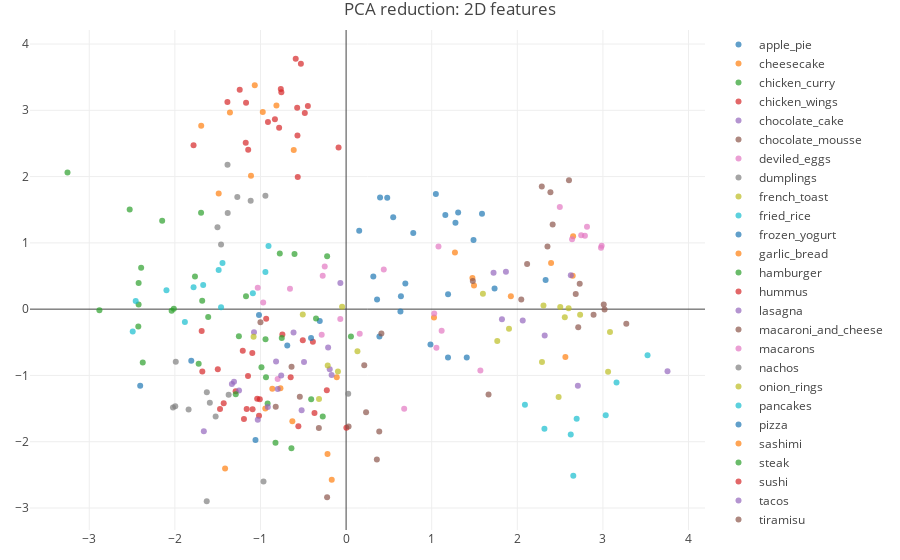

Write notebook code for a chart like this one.
### Code cell
traces=[]

for n in range(0,number_of_recipe_categories):
    df_category=df_PCA_2D[(df_PCA_2D.category_indices==n)]
    point_name=str(df_category.labels[df_category.index[0]])
    trace = go.Scatter(
    x=df_category['pca-1'],
    y=df_category['pca-2'],
    mode='markers',
    marker=dict(
        colorscale='Viridis',
        opacity=0.7,
        line=dict(color='rgb(140, 140, 170)')
    ),
    name=point_name,
    text=df_category['text_names'],
    )

    traces.append(trace)

layout = go.Layout(
    title='PCA reduction: 2D features',
    hovermode='closest',
    margin=dict(
       l=30,
       r=30,
       b=30,
       t=30
    ),
      scene = dict(
        xaxis = dict(
            title='pca-1',
       ),
       yaxis = dict(
           title='pca-2',
       ),
    ),
 
)

fig = go.Figure(data=traces, layout=layout)
iplot(fig)

### Figure 1 — Plotly figure (JSON) as saved in the notebook; plotly's stock layout.template omitted (floating-point values rounded to 4 significant figures)
{"data": [{"marker": {"colorscale": "Viridis", "line": {"color": "rgb(140, 140, 170)"}, "opacity": 0.7}, "mode": "markers", "name": "apple_pie", "text": ["10.txt", "11.txt", "12.txt", "14.txt", "15.txt", "2.txt", "4.txt", "5.txt", "6.txt", "7.txt", "8.txt", "9.txt"], "type": "scatter", "uid": "da1a439a-6646-490e-af5f-e429e87e0103", "x": [0.9855, 0.7844, 1.19, 1.489, 0.6402, 2.331, 1.191, 1.409, 0.3615, 0.692, 0.6347, 0.3178], "y": [-0.5335, 1.151, -0.7291, 1.045, 0.1955, 0.438, 0.2234, -0.7287, 0.1463, 0.3885, -0.03363, 0.492]}, {"marker": {"colorscale": "Viridis", "line": {"color": "rgb(140, 140, 170)"}, "opacity": 0.7}, "mode": "markers", "name": "cheesecake", "text": ["1.txt", "10.txt", "11.txt", "2.txt", "3.txt", "5.txt", "7.txt", "8.txt", "9.txt"], "type": "scatter", "uid": "a2c85bcb-f968-4e50-9b83-4f244943fe0a", "x": [1.475, 1.027, 1.271, 2.562, 1.925, 2.647, 1.494, 2.395, 2.652], "y": [0.4704, -0.1247, 0.853, -0.7203, 0.193, 0.5045, 0.357, 0.6973, 1.098]}, {"marker": {"colorscale": "Viridis", "line": {"color": "rgb(140, 140, 170)"}, "opacity": 0.7}, "mode": "markers", "name": "chicken_curry", "text": ["1.txt", "2.txt", "4.txt", "5.txt", "6.txt", "7.txt", "8.txt"], "type": "scatter", "uid": "a9d22a5c-62f1-429b-a3da-59438dea3586", "x": [-2.427, -2.424, -2.882, -2.423, -2.012, -1.681, -2.375], "y": [-0.2629, 0.0689, -0.01578, 0.3942, 0.004245, 0.1266, -0.8035]}, {"marker": {"colorscale": "Viridis", "line": {"color": "rgb(140, 140, 170)"}, "opacity": 0.7}, "mode": "markers", "name": "chicken_wings", "text": ["1.txt", "10.txt", "11.txt", "12.txt", "15.txt", "16.txt", "17.txt", "2.txt", "3.txt", "4.txt", "5.txt", "7.txt", "8.txt", "9.txt"], "type": "scatter", "uid": "8e914e80-7cf5-4f70-ba9d-6891af8a3129", "x": [-0.5576, -1.193, -0.388, -1.039, -0.7445, -0.9336, -1.43, -1.017, -1.162, -1.68, -0.506, -1.499, -1.29, -1.146], "y": [-1.765, -1.658, -0.4899, -1.352, -0.3809, -0.1443, -1.419, -1.608, -1.508, -0.9396, -0.4704, -0.9051, -1.24, -1.01]}, {"marker": {"colorscale": "Viridis", "line": {"color": "rgb(140, 140, 170)"}, "opacity": 0.7}, "mode": "markers", "name": "chocolate_cake", "text": ["1.txt", "10.txt", "2.txt", "4.txt", "5.txt", "6.txt", "7.txt", "8.txt"], "type": "scatter", "uid": "bf7737cd-9165-4e43-961d-19bed40fcad9", "x": [1.867, 2.32, 1.821, 1.722, 2.625, 3.754, 2.707, 2.063], "y": [0.5661, -0.3961, -0.1524, 0.5483, 0.511, -0.9375, -1.154, -0.1704]}, {"marker": {"colorscale": "Viridis", "line": {"color": "rgb(140, 140, 170)"}, "opacity": 0.7}, "mode": "markers", "name": "chocolate_mousse", "text": ["1.txt", "2.txt", "3.txt", "4.txt", "5.txt", "6.txt", "8.txt", "9.txt"], "type": "scatter", "uid": "da1f048b-aa6f-4482-9f74-f1bfe113413c", "x": [1.48, 2.413, 2.387, 1.664, 2.603, 2.046, 2.729, 2.286], "y": [0.4242, 1.276, 1.763, -1.288, 1.945, 0.1464, 0.3815, 1.851]}, {"marker": {"colorscale": "Viridis", "line": {"color": "rgb(140, 140, 170)"}, "opacity": 0.7}, "mode": "markers", "name": "deviled_eggs", "text": ["1.txt", "2.txt", "3.txt", "5.txt", "6.txt", "7.txt", "8.txt", "9.txt"], "type": "scatter", "uid": "48bf93f0-c61a-45e9-ade4-f1711da20e4d", "x": [-0.2497, -1.032, -0.6557, -0.7995, -0.9685, -0.2851, -0.06792, -0.2733], "y": [0.6424, 0.324, 0.3068, -1.055, 0.09855, -0.3851, -0.1488, 0.5034]}, {"marker": {"colorscale": "Viridis", "line": {"color": "rgb(140, 140, 170)"}, "opacity": 0.7}, "mode": "markers", "name": "dumplings", "text": ["1.txt", "2.txt", "3.txt", "4.txt", "5.txt", "6.txt", "8.txt", "9.txt"], "type": "scatter", "uid": "c8cc5918-e73a-460c-8b88-bccf13b77b19", "x": [0.02472, -1.271, -1.503, -0.9426, -1.383, -1.385, -1.115, -1.461], "y": [-1.277, 1.692, 1.234, 1.711, 1.452, 2.179, 1.636, 0.9771]}, {"marker": {"colorscale": "Viridis", "line": {"color": "rgb(140, 140, 170)"}, "opacity": 0.7}, "mode": "markers", "name": "french_toast", "text": ["1.txt", "10.txt", "11.txt", "12.txt", "13.txt", "2.txt", "3.txt", "4.txt", "5.txt", "6.txt", "8.txt", "9.txt"], "type": "scatter", "uid": "d124e793-012b-4cfd-afb9-0eece2561a3e", "x": [2.306, 1.766, 2.599, 2.734, 3.082, 2.482, 2.555, 2.502, 3.06, 1.598, 2.288, 1.903], "y": [0.05396, -0.4794, 0.015, -0.08458, -0.345, -1.326, -0.1205, 0.0332, -0.9426, 0.2317, -0.7961, -0.2964]}, {"marker": {"colorscale": "Viridis", "line": {"color": "rgb(140, 140, 170)"}, "opacity": 0.7}, "mode": "markers", "name": "fried_rice", "text": ["1.txt", "10.txt", "11.txt", "13.txt", "14.txt", "2.txt", "3.txt", "4.txt", "6.txt", "7.txt", "8.txt", "9.txt"], "type": "scatter", "uid": "ad0ecac5-d735-443e-9b98-069d3385cb09", "x": [-0.9426, -1.489, -1.444, -1.883, -2.098, -1.089, -1.782, -2.493, -1.67, -2.458, -1.461, -0.9065], "y": [0.5605, 0.5905, 0.6954, -0.1953, 0.2869, 0.239, 0.3299, -0.336, 0.3653, 0.1224, 0.02989, 0.9528]}, {"marker": {"colorscale": "Viridis", "line": {"color": "rgb(140, 140, 170)"}, "opacity": 0.7}, "mode": "markers", "name": "frozen_yogurt", "text": ["1.txt", "10.txt", "11.txt", "12.txt", "13.txt", "2.txt", "3.txt", "5.txt", "7.txt", "8.txt", "9.txt"], "type": "scatter", "uid": "64cbf22c-dfdc-4a88-a5b7-a5728270ce61", "x": [1.734, 1.309, 0.4804, 1.159, 1.277, 0.3967, 0.3892, 1.048, 0.5503, 0.1531, 1.587], "y": [0.3112, 1.459, 1.68, 1.422, 1.302, 1.684, -0.4135, 1.737, 1.388, 1.183, 1.44]}, {"marker": {"colorscale": "Viridis", "line": {"color": "rgb(140, 140, 170)"}, "opacity": 0.7}, "mode": "markers", "name": "garlic_bread", "text": ["1.txt", "10.txt", "2.txt", "3.txt", "5.txt", "6.txt", "7.txt", "8.txt"], "type": "scatter", "uid": "9d8df155-ae5c-4dc0-a623-3e162bc4919b", "x": [-0.1677, -0.9435, -0.1092, -0.7671, -0.2171, -0.8621, -0.6278, -1.414], "y": [-2.573, -1.5, -1.028, -1.194, -2.184, -1.202, -1.692, -2.404]}, {"marker": {"colorscale": "Viridis", "line": {"color": "rgb(140, 140, 170)"}, "opacity": 0.7}, "mode": "markers", "name": "hamburger", "text": ["1.txt", "2.txt", "3.txt", "4.txt", "5.txt", "6.txt", "7.txt", "8.txt"], "type": "scatter", "uid": "2dadaa28-5a25-4fdf-87d1-e0d80476d379", "x": [-0.8248, -0.2729, -0.9169, -0.6386, -0.936, -0.4079, -0.9888, 0.05651], "y": [-2.016, -1.62, -1.422, -2.097, -1.029, -1.359, -0.8752, -0.4131]}, {"marker": {"colorscale": "Viridis", "line": {"color": "rgb(140, 140, 170)"}, "opacity": 0.7}, "mode": "markers", "name": "hummus", "text": ["1.txt", "10.txt", "11.txt", "12.txt", "3.txt", "4.txt", "5.txt", "6.txt", "8.txt", "9.txt"], "type": "scatter", "uid": "4703b2aa-c972-458f-b2d9-c6d21125b85e", "x": [-1.473, -0.3694, -1.687, 0.003255, -0.2253, -0.6474, -1.096, -1.092, -1.008, -1.207], "y": [-1.506, -1.567, -0.3282, -1.787, -1.222, -1.027, -0.6633, -1.511, -1.357, -0.6285]}, {"marker": {"colorscale": "Viridis", "line": {"color": "rgb(140, 140, 170)"}, "opacity": 0.7}, "mode": "markers", "name": "lasagna", "text": ["1.txt", "10.txt", "11.txt", "3.txt", "4.txt", "6.txt", "7.txt", "8.txt", "9.txt"], "type": "scatter", "uid": "4220ab70-a002-4cb4-8e32-b6e3f29b9371", "x": [-1.251, -0.1912, -1.076, -0.06704, -0.8183, -0.1691, -0.4917, -1.032, -0.7983], "y": [-1.228, -0.905, -0.3481, 0.3931, -0.7898, -0.9942, -0.7961, -1.668, -1.205]}, {"marker": {"colorscale": "Viridis", "line": {"color": "rgb(140, 140, 170)"}, "opacity": 0.7}, "mode": "markers", "name": "macaroni_and_cheese", "text": ["1.txt", "11.txt", "12.txt", "13.txt", "14.txt", "2.txt", "3.txt", "4.txt", "5.txt", "7.txt", "8.txt", "9.txt"], "type": "scatter", "uid": "989b1eba-b8a1-42bc-bfa5-214e6f39bef2", "x": [0.212, 0.2333, -0.822, -0.2218, -0.3184, -0.5408, 0.3873, -0.6374, 0.02857, 0.3591, -1.0, 0.4121], "y": [-0.8476, -1.554, -1.472, -2.838, -1.792, -1.322, -1.845, -0.8701, -1.772, -2.268, -0.1968, -0.3659]}, {"marker": {"colorscale": "Viridis", "line": {"color": "rgb(140, 140, 170)"}, "opacity": 0.7}, "mode": "markers", "name": "macarons", "text": ["1.txt", "2.txt", "3.txt", "4.txt", "6.txt", "7.txt", "8.txt"], "type": "scatter", "uid": "f6c3651b-4fa0-4abc-ba1d-ceb0fa7afbd5", "x": [2.985, 2.814, 2.79, 2.746, 2.977, 2.496, 2.64], "y": [0.9574, 1.242, 1.107, 1.113, 0.9268, 1.54, 1.055]}, {"marker": {"colorscale": "Viridis", "line": {"color": "rgb(140, 140, 170)"}, "opacity": 0.7}, "mode": "markers", "name": "nachos", "text": ["1.txt", "10.txt", "11.txt", "2.txt", "3.txt", "4.txt", "5.txt", "7.txt", "8.txt", "9.txt"], "type": "scatter", "uid": "d7a92711-b1cc-4bf7-bd79-db40eb137546", "x": [-1.84, -1.592, -1.372, -0.9651, -1.627, -2.022, -1.99, -1.996, -1.524, -1.628], "y": [-1.513, -1.41, -1.293, -2.599, -1.252, -1.483, -0.792, -1.464, -1.619, -2.898]}, {"marker": {"colorscale": "Viridis", "line": {"color": "rgb(140, 140, 170)"}, "opacity": 0.7}, "mode": "markers", "name": "onion_rings", "text": ["1.txt", "2.txt", "3.txt", "4.txt", "6.txt", "7.txt", "8.txt"], "type": "scatter", "uid": "273f614a-04dc-4619-8802-dd7b0a44321a", "x": [-1.081, -0.3164, -0.2148, -0.5061, 0.1324, -0.09548, -0.04674], "y": [-0.4171, -1.356, -0.8497, -0.08056, -0.6351, -0.9408, 0.0359]}, {"marker": {"colorscale": "Viridis", "line": {"color": "rgb(140, 140, 170)"}, "opacity": 0.7}, "mode": "markers", "name": "pancakes", "text": ["1.txt", "2.txt", "3.txt", "5.txt", "6.txt", "7.txt", "8.txt", "9.txt"], "type": "scatter", "uid": "9772b815-9fbf-4839-98f9-0cd414103543", "x": [2.693, 3.159, 2.654, 3.521, 2.317, 2.624, 3.033, 2.089], "y": [-1.654, -1.107, -2.513, -0.6961, -1.805, -1.891, -1.602, -1.442]}, {"marker": {"colorscale": "Viridis", "line": {"color": "rgb(140, 140, 170)"}, "opacity": 0.7}, "mode": "markers", "name": "pizza", "text": ["1.txt", "2.txt", "3.txt", "4.txt", "5.txt", "6.txt", "8.txt"], "type": "scatter", "uid": "9c11d358-52aa-4c50-be07-b6b118ddf122", "x": [-0.4096, -1.809, -2.405, -0.6872, -1.059, -1.017, -0.3077], "y": [-0.4357, -0.7802, -1.155, -0.5471, -1.972, -0.08796, -0.1795]}, {"marker": {"colorscale": "Viridis", "line": {"color": "rgb(140, 140, 170)"}, "opacity": 0.7}, "mode": "markers", "name": "sashimi", "text": ["1.txt", "10.txt", "3.txt", "4.txt", "5.txt", "6.txt", "7.txt", "9.txt"], "type": "scatter", "uid": "5e436a79-d49e-49e7-9b17-b47c999f7add", "x": [-1.111, -1.692, -1.067, -1.357, -0.6117, -0.8138, -1.488, -0.9734], "y": [2.012, 2.765, 3.377, 2.966, 2.4, 3.073, 1.744, 2.973]}, {"marker": {"colorscale": "Viridis", "line": {"color": "rgb(140, 140, 170)"}, "opacity": 0.7}, "mode": "markers", "name": "steak", "text": ["1.txt", "11.txt", "13.txt", "15.txt", "16.txt", "17.txt", "18.txt", "19.txt", "2.txt", "20.txt", "21.txt", "22.txt", "4.txt", "5.txt", "6.txt", "7.txt", "8.txt", "9.txt"], "type": "scatter", "uid": "0c104968-d895-4f80-aa6e-289594bd8c67", "x": [-2.394, -1.765, -1.169, -0.7515, -0.3513, -2.038, -0.9412, -3.254, -1.722, -0.7746, -1.694, -1.252, -1.289, -2.528, -2.148, -0.2216, -0.6026, -1.611], "y": [0.623, 0.4912, 0.1953, -0.4347, -0.1427, -0.02441, -0.4532, 2.061, -0.8253, 0.8396, 1.453, -0.4084, -1.282, 1.505, 1.332, 0.798, 0.8303, -0.1168]}, {"marker": {"colorscale": "Viridis", "line": {"color": "rgb(140, 140, 170)"}, "opacity": 0.7}, "mode": "markers", "name": "sushi", "text": ["1.txt", "10.txt", "11.txt", "12.txt", "14.txt", "15.txt", "16.txt", "17.txt", "18.txt", "19.txt", "20.txt", "21.txt", "23.txt", "3.txt", "4.txt", "5.txt", "6.txt", "7.txt", "9.txt"], "type": "scatter", "uid": "5552e4e3-9827-481e-8d8a-28fcd7322ba0", "x": [-1.173, -1.169, -0.5714, -0.4466, -0.5282, -0.5886, -0.7564, -0.8316, -0.08782, -0.9129, -0.7823, -1.782, -1.144, -0.4823, -0.5648, -1.243, -0.7629, -0.5682, -1.386], "y": [2.509, 3.114, 3.038, 3.065, 3.701, 3.777, 3.27, 2.863, 2.439, 2.823, 2.735, 2.472, 2.405, 2.958, 1.993, 3.311, 3.322, 2.619, 3.125]}, {"marker": {"colorscale": "Viridis", "line": {"color": "rgb(140, 140, 170)"}, "opacity": 0.7}, "mode": "markers", "name": "tacos", "text": ["1.txt", "2.txt", "3.txt", "4.txt", "5.txt", "6.txt", "8.txt", "9.txt"], "type": "scatter", "uid": "b16e8cc1-b34f-4e62-9510-c674577e999a", "x": [-0.21, -1.309, -0.5195, -0.9143, -0.7584, -0.614, -1.334, -1.662], "y": [-0.5785, -1.097, -1.525, -1.475, -0.999, -0.3535, -1.13, -1.841]}, {"marker": {"colorscale": "Viridis", "line": {"color": "rgb(140, 140, 170)"}, "opacity": 0.7}, "mode": "markers", "name": "tiramisu", "text": ["1.txt", "10.txt", "2.txt", "3.txt", "4.txt", "5.txt", "8.txt", "9.txt"], "type": "scatter", "uid": "8d579d29-b74b-4501-8083-19267078f02e", "x": [2.891, 2.114, 3.01, 2.711, 2.352, 2.682, 3.019, 3.273], "y": [-0.08492, 0.6806, 0.06939, -0.2741, 0.9455, 0.2283, -0.005921, -0.22]}, {"marker": {"colorscale": "Viridis", "line": {"color": "rgb(140, 140, 170)"}, "opacity": 0.7}, "mode": "markers", "name": "waffles", "text": ["1.txt", "10.txt", "2.txt", "3.txt", "4.txt", "5.txt", "6.txt", "8.txt"], "type": "scatter", "uid": "b487666c-2abd-49d5-bbd1-3916a901d470", "x": [1.079, 0.1591, 1.029, 0.44, 1.569, 1.055, 0.6785, 1.116], "y": [0.9442, -0.3695, -0.064, 0.5979, -0.9243, -0.5834, -1.503, -0.325]}], "layout": {"hovermode": "closest", "margin": {"b": 30, "l": 30, "r": 30, "t": 30}, "scene": {"xaxis": {"title": "pca-1"}, "yaxis": {"title": "pca-2"}}, "title": "PCA reduction: 2D features"}}
